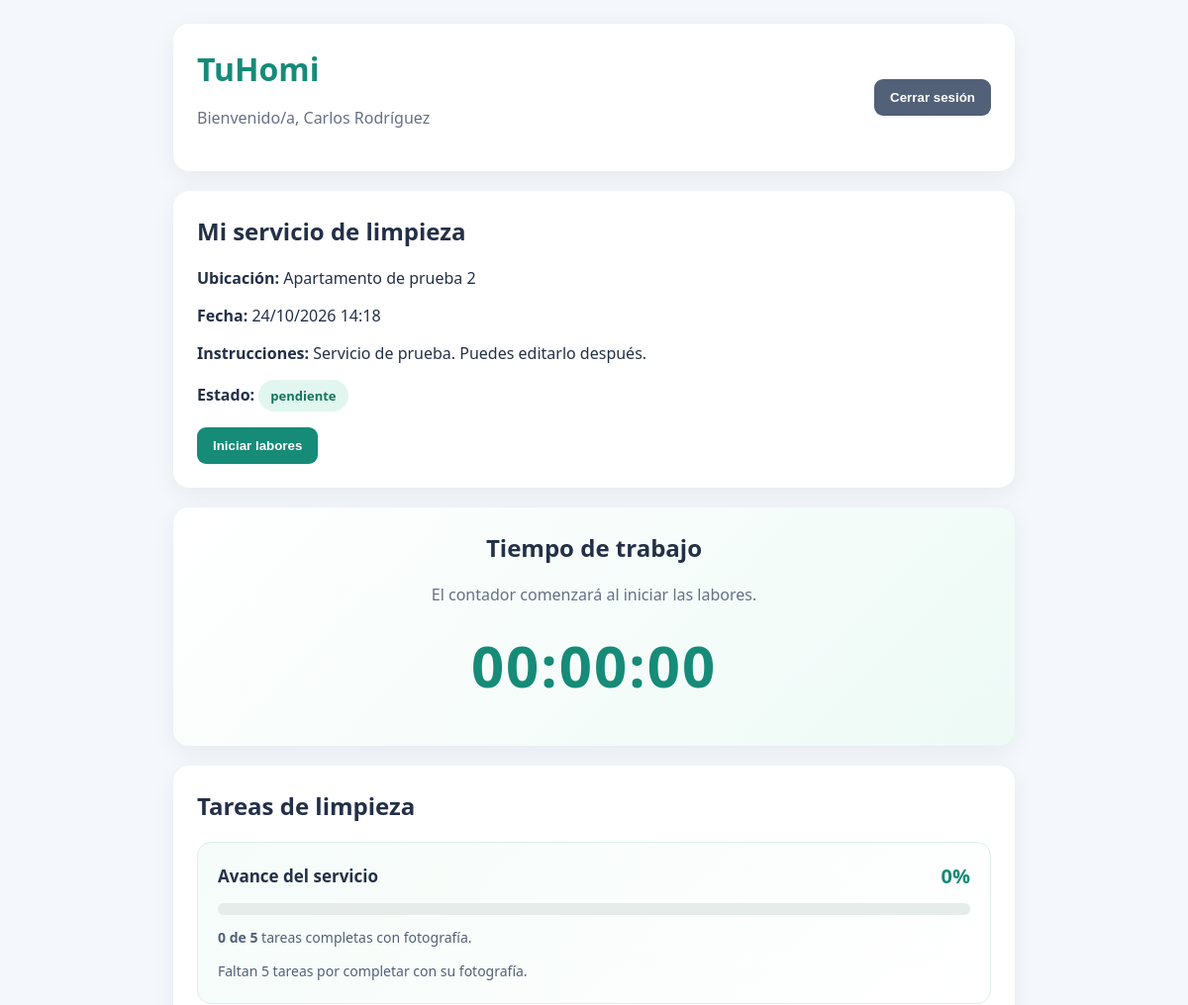
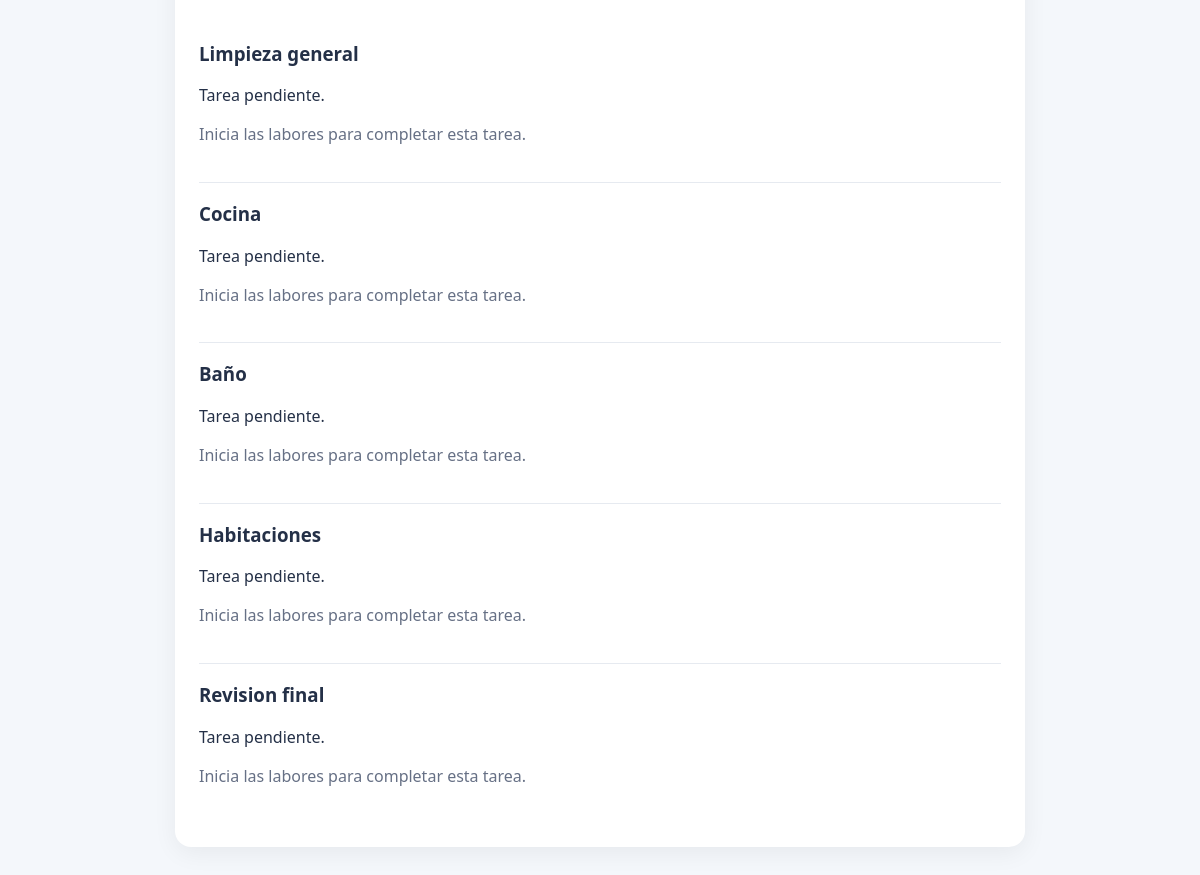
/servicio (signed in), run on the app's committed database (2 pictures, top to bottom).
### app/database/models.py (models this page shows)
class User(Base):
    __tablename__ = "users"
    id = Column(Integer, primary_key=True, index=True)
    username = Column(String(50), unique=True, nullable=False, index=True)
    full_name = Column(String(100), nullable=False)
    password_hash = Column(String(255), nullable=False)
    is_active = Column(Boolean, default=True, nullable=False)
    services = relationship("Service", back_populates="user")

class Service(Base):
    __tablename__ = "services"
    id = Column(Integer, primary_key=True, index=True)
    user_id = Column(
        Integer, ForeignKey("users.id"), nullable=False, index=True
    )
    apartment = Column(String(150), nullable=False)
    scheduled_at = Column(DateTime, nullable=False)
    instructions = Column(Text, nullable=True)
    status = Column(
        String(20), default="pendiente", nullable=False
    )
    started_at = Column(DateTime, nullable=True)
    finished_at = Column(DateTime, nullable=True)
    accumulated_seconds = Column(
        Integer, default=0, nullable=False
    )
    work_started_at = Column(DateTime, nullable=True)
    user = relationship("User", back_populates="services")
    tasks = relationship(
        "Task",
        back_populates="service",
        cascade="all, delete-orphan",
    )

class Task(Base):
    __tablename__ = "tasks"
    id = Column(Integer, primary_key=True, index=True)
    service_id = Column(
        Integer, ForeignKey("services.id"), nullable=False, index=True
    )
    name = Column(String(50), nullable=False)
    is_completed = Column(Boolean, default=False, nullable=False)
    completed_at = Column(DateTime, nullable=True)
    service = relationship("Service", back_populates="tasks")
    photo = relationship(
        "Photo",
        back_populates="task",
        uselist=False,
        cascade="all, delete-orphan",
    )

### app/routers/services.py (the view)
@router.get("/servicio")
def service_page(
    request: Request,
    db: Session = Depends(get_db),
):
    user = get_current_user(request, db)
    if user is None:
        return RedirectResponse("/", status_code=303)
    service = get_user_service(db, user.id)
    timer_seconds = get_elapsed_seconds(service) if service else 0
    total_tasks = len(service.tasks) if service else 0
    completed_tasks = (
        sum(
            1
            for task in service.tasks
            if task.is_completed and task.photo is not None
        )
        if service
        else 0
    )
    progress_percentage = (
        round((completed_tasks / total_tasks) * 100)
        if total_tasks > 0
        else 0
    )
    return templates.TemplateResponse(
        request=request,
        name="service.html",
        context={
            "user": user,
            "service": service,
            "timer_seconds": timer_seconds,
            "total_tasks": total_tasks,
            "completed_tasks": completed_tasks,
            "progress_percentage": progress_percentage,
        },
    )

### app/templates/service.html (shortened to what this page needs)
<!DOCTYPE html>
<html lang="es">
<head>
</head>
<body>
    <div class="container">
        <header>
            <div>
                <h1>TuHomi</h1>
                <p class="muted">
                    Bienvenido/a, {{ user.full_name }}
                </p>
            </div>
            <form action="/logout" method="post">
                <button class="secondary" type="submit">
                    Cerrar sesión
                </button>
            </form>
        </header>
        {% if service %}
        <section class="panel">
            <h2>Mi servicio de limpieza</h2>
            <p>
                <strong>Ubicación:</strong>
                {{ service.apartment }}
            </p>
            <p>
                <strong>Fecha:</strong>
                {{ service.scheduled_at.strftime("%d/%m/%Y %H:%M") }}
            </p>
            <p>
                <strong>Instrucciones:</strong>
                {{ service.instructions or "Sin instrucciones adicionales" }}
            </p>
            <p>
                <strong>Estado:</strong>
                <span class="status">{{ service.status }}</span>
            </p>
            {% if service.status == "pendiente" %}
            <form action="/servicio/iniciar" method="post">
                <button type="submit">
                    Iniciar labores
                </button>
            </form>
            {% elif service.status == "finalizado" %}
            <p class="success">
                ✓ Servicio finalizado correctamente.
            </p>
            {% endif %}
        </section>
        <section class="panel timer-panel">
            <h2>Tiempo de trabajo</h2>
            <p class="muted" id="timer-message">
                {% if service.status == "en progreso" %}
                El tiempo está corriendo.
                {% elif service.status == "pausado" %}
                El contador está pausado.
                {% elif service.status == "finalizado" %}
                Tiempo total registrado.
                {% else %}
                El contador comenzará al iniciar las labores.
                {% endif %}
            </p>
            <div id="timer" class="timer" data-seconds="{{ timer_seconds }}"
                data-running="{{ 'true' if service.status == 'en progreso' else 'false' }}">00:00:00</div>
        </section>
        <section class="panel">
            <h2>Tareas de limpieza</h2>
            <div class="progress-panel">
                <div class="progress-heading">
                    <h3>Avance del servicio</h3>
                    <span class="progress-percentage">
                        {{ progress_percentage }}%
                    </span>
                </div>
                <div class="progress-track" role="progressbar" aria-label="Avance de tareas completadas con fotografía"
                    aria-valuemin="0" aria-valuemax="100" aria-valuenow="{{ progress_percentage }}">
                </div>
                <p class="progress-description">
                    <strong>{{ completed_tasks }} de {{ total_tasks }}</strong>
                    tareas completas con fotografía.
                </p>
                {% if total_tasks > 0 and completed_tasks == total_tasks %}
                <p class="progress-description progress-complete">
                    ✓ ¡Excelente! Todas las tareas tienen su fotografía.
                </p>
                {% elif total_tasks == 0 %}
                <p class="progress-description">
                    Aún no hay tareas registradas para este servicio.
                </p>
                {% else %}
                <p class="progress-description">
                    Faltan {{ total_tasks - completed_tasks }}
                    tareas por completar con su fotografía.
                </p>
                {% endif %}
            </div>
            {% for task in service.tasks %}
            <div class="task-card">
                <h3>{{ task.name }}</h3>
                {% if task.is_completed and task.photo %}
                <p class="success">✓ Tarea completada</p>
                <div class="photo-evidence">
                    <p><strong>Fotografía guardada:</strong></p>
                    <img src="/servicio/fotografias/{{ task.photo.id }}" alt="Evidencia de {{ task.name }}"
                        loading="lazy">
                    <p class="photo-name">{{ task.photo.filename }}</p>
                </div>
                {% if service.status == "en progreso" %}
                <form class="task-form" action="/servicio/tareas/{{ task.id }}/completar" method="post"
                    enctype="multipart/form-data">
                    <label for="photo-{{ task.id }}">
                        Reemplazar fotografía de evidencia:
                    </label>
                    <input type="file" id="photo-{{ task.id }}" name="photo"
                        accept="image/jpeg,image/png,.jpg,.jpeg,.png" required>
                    <button type="submit">
                        Actualizar fotografía
                    </button>
                </form>
                {% endif %}
                {% if service.status == "en progreso" %}
                <form action="/servicio/tareas/{{ task.id }}/desmarcar" method="post" style="margin-top: 12px;">
                    <button type="submit" class="warning">
                        Marcar como pendiente
                    </button>
                </form>
                {% endif %}
                {% elif task.is_completed %}
                <p>
                    ⚠️ La tarea está marcada como completada,
                    pero no tiene fotografía registrada.
                </p>
                {% else %}
                <p>Tarea pendiente.</p>
                {% if service.status == "en progreso" %}
                <form class="task-form" action="/servicio/tareas/{{ task.id }}/completar" method="post"
                    enctype="multipart/form-data">
                    <label for="photo-{{ task.id }}">
                        Selecciona la fotografía de evidencia:
                    </label>
                    <input type="file" id="photo-{{ task.id }}" name="photo"
                        accept="image/jpeg,image/png,.jpg,.jpeg,.png" required>
                    <button type="submit">
                        Subir evidencia y completar tarea
                    </button>
                </form>
                {% elif service.status == "pausado" %}
                <p class="muted">
                    Reanuda las labores para poder subir esta evidencia.
                </p>
                {% elif service.status == "pendiente" %}
                <p class="muted">
                    Inicia las labores para completar esta tarea.
                </p>
                {% endif %}
                {% endif %}
            </div>
            {% else %}
            <p class="muted">
                Este servicio no tiene tareas registradas.
            </p>
            {% endfor %}
        </section>
        {% endif %}
    </div>
</body>
</html>

### app/templates/service.html (style rules this page uses)
* { box-sizing: border-box; }
body { margin: 0; padding: 24px; font-family: "Segoe UI", Arial, sans-serif; color: #243047; background: #f4f7fb; }
.container { max-width: 850px; margin: auto; }
header, .panel { padding: 24px; margin-bottom: 20px; border-radius: 16px; background: white; box-shadow: 0 6px 24px rgba(0, 0, 0, .06); }
header { display: flex; justify-content: space-between; align-items: center; gap: 16px; }
h1 { margin: 0; color: #168b78; }
h2 { margin-top: 0; }
.muted { color: #667085; line-height: 1.6; }
.status { display: inline-block; padding: 7px 12px; border-radius: 20px; background: #e1f6ef; color: #16745e; font-size: 13px; font-weight: bold; }
button { padding: 11px 16px; border: 0; border-radius: 9px; color: white; background: #168b78; font-weight: bold; cursor: pointer; transition: background .2s ease, transform .2s ease; }
.secondary { background: #526078; }
.timer-panel { text-align: center; background: linear-gradient(135deg, #ffffff, #edfaf6); }
.timer { margin: 18px 0; color: #168b78; font-size: clamp(38px, 9vw, 58px); font-weight: 750; font-variant-numeric: tabular-nums; letter-spacing: 2px; }
.progress-panel { margin-bottom: 24px; padding: 20px; border: 1px solid #dcefe9; border-radius: 14px; background: linear-gradient(135deg, #f5fcf9, #ffffff); }
.progress-heading { display: flex; justify-content: space-between; align-items: center; gap: 12px; flex-wrap: wrap; margin-bottom: 14px; }
.progress-heading h3 { margin: 0; font-size: 17px; color: #243047; }
.progress-percentage { color: #168b78; font-size: 20px; font-weight: 750; }
.progress-track { width: 100%; height: 12px; overflow: hidden; border-radius: 999px; background: #e5ece9; }
.progress-description { margin: 12px 0 0; color: #526078; font-size: 14px; line-height: 1.6; }
.task-card { padding: 18px 0; border-bottom: 1px solid #e6eaf0; }
.task-card:last-child { border-bottom: 0; }
.task-card h3 { margin-top: 0; color: #243047; }

### data on the page
User: full_name "Carlos Rodríguez"
Service: apartment "Apartamento de prueba 2", scheduled_at "24/10/2026 14:18", instructions "Servicio de prueba. Puedes editarlo después.", status "pendiente"
Task: name "Limpieza general", is_completed "Tarea pendiente.", shows "Inicia las labores para completar esta tarea."
Task: name "Cocina", is_completed "Tarea pendiente.", shows "Inicia las labores para completar esta tarea."
Task: name "Baño", is_completed "Tarea pendiente.", shows "Inicia las labores para completar esta tarea."
Task: name "Habitaciones", is_completed "Tarea pendiente.", shows "Inicia las labores para completar esta tarea."
Task: name "Revision final", is_completed "Tarea pendiente.", shows "Inicia las labores para completar esta tarea."

### other printed values
{{ progress_percentage }} "0"
{{ completed_tasks }} "0"
{{ total_tasks }} "5"
{{ total_tasks - completed_tasks }} "5"
